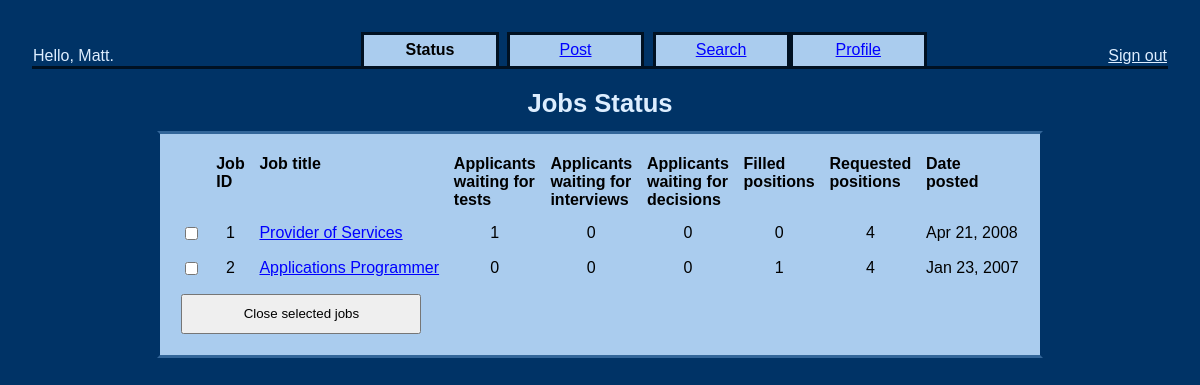
Screenshot of /recruiter_status.php (signed in) with the database file from the repository.
### tables this page shows
CREATE TABLE `CUSTOMER` (
  `USER_ID` int(11) NOT NULL auto_increment,
  `PASSWORD` varchar(32) NOT NULL,
  `EMAIL` varchar(220) NOT NULL,
  `NAME` varchar(255) NOT NULL,
  PRIMARY KEY  (`USER_ID`)
);

CREATE TABLE `JOB` (
  `JOB_ID` int(11) NOT NULL auto_increment,
  `POSTED_BY` int(11) NOT NULL,
  `POST_DATE` date NOT NULL,
  `TITLE` varchar(255) NOT NULL,
  `DESCRIPTION` varchar(500) default NULL,
  `INDUSTRY` int(11) default NULL,
  `MINIMUM_SALARY` int(11) NOT NULL,
  `TEST_TYPE` int(11) default NULL,
  `MIN_TEST_SCORE` int(11) default NULL,
  `EMAIL` varchar(220) NOT NULL,
  `PHONE` char(10) NOT NULL,
  `FAX` char(10) default NULL,
  `NUM_POSITIONS` int(11) NOT NULL default '0',
  `ACTIVE` tinyint(1) NOT NULL default '1',
  PRIMARY KEY  (`JOB_ID`),
  KEY `POSTED_BY` (`POSTED_BY`),
  KEY `INDUSTRY` (`INDUSTRY`),
  KEY `TEST_TYPE` (`TEST_TYPE`)
);

### www/db.php (called while the page is built, shortened)
<?php
class Database {
    private $dblink;
    function __construct() {
        $host = "localhost";
        $user = "CareerWorks";
        $pass = "pineapple";
        $db_name = "CareerWorks";
        $dblink = @mysql_connect($host, $user, $pass);
        $this->dblink = $dblink;
    }
    private function doQuery($query) {
        $result = mysql_query($query, $this->dblink);
        return $result;
    }
    public function get_customer_name($user_id) {
        $result = $this->doQuery(sprintf("
              SELECT  C.NAME
                FROM  CUSTOMER C
               WHERE  C.USER_ID = '%s';",
            mysql_real_escape_string($user_id)
        ));
        $row = mysql_fetch_assoc($result);
        return $row['NAME'];
    }
    public function recruiter_status($user_id) {
        $result = $this->doQuery("
          SELECT  J.JOB_ID,
                  J.TITLE,
                  J.POST_DATE,
                  J.NUM_POSITIONS,
                  J.POST_DATE
            FROM  JOB J" . sprintf("
           WHERE  J.POSTED_BY = '%s'
             AND  J.ACTIVE = '1';",
            mysql_real_escape_string($user_id)
        ));
        $jobs = array();
        while ($row = mysql_fetch_assoc($result)) {
            $jobs[] = array(
                'id' => $row['JOB_ID'],
                'title' => $row['TITLE'],
                'date' => strtotime($row['POST_DATE']),
                'requested' => $row['NUM_POSITIONS']
            );
        }
        return $jobs;
    }
    private function count_applications_with_status($job_id, $status) {
        $result = $this->doQuery(sprintf("
                     SELECT COUNT(*) AS C
                      FROM  APPLICATION A,
                            JOB J
                     WHERE  A.JOB_ID = J.JOB_ID
                       AND  A.STATUS = '%s'
                       AND  J.JOB_ID = '%s'",
                mysql_real_escape_string($status),
                mysql_real_escape_string($job_id)
        ));
        $row = mysql_fetch_assoc($result);
        return $row['C'];
    }
    public function count_waiting_for_test($job_id) {
        return $this->count_applications_with_status($job_id, '1');
    }
    public function count_waiting_for_interview($job_id) {
        return $this->count_applications_with_status($job_id, '2');
    }
    public function count_waiting_for_decision($job_id) {
        return $this->count_applications_with_status($job_id, '3');
    }
    public function count_filled_positions($job_id) {
        return $this->count_applications_with_status($job_id, '5');
    }
}
?>

### www/lib.php (called while the page is built, shortened)
<?
require_once('functions.php');
require_once('db.php');
$db = new Database();
?>

### www/functions.php (called while the page is built, shortened)
<?
function format_date($date) {
    return date("M j, Y", $date);
}
?>

### www/recruiter_status.php (the view, shortened to what this page needs)
<?
require_once('lib.php');
$jobs = $db->recruiter_status($_SESSION['user_id']);
?>
<!DOCTYPE HTML PUBLIC "-//W3C//DTD HTML 4.01//EN" "http://www.w3.org/TR/html4/strict.dtd">
<html>
  <head>
    <link rel="stylesheet" href="style.css" type="text/css"/>
  </head>
  <body><form action="recruiter_status.php" method="POST">
    <? $tab = 'status'; include('recruiter_header.php'); ?>
    <h1>Jobs Status</h1>
    <table class="box" cellpadding="8">
      <tr>
        <th></th>
        <th>Job<br/>ID</th>
        <th>Job&nbsp;title</th>
        <th>Applicants<br/>waiting&nbsp;for<br/>tests</th>
        <th>Applicants<br/>waiting&nbsp;for<br/>interviews</th>
        <th>Applicants<br/>waiting&nbsp;for<br/>decisions</th>
        <th>Filled<br/>positions</th>
        <th>Requested<br/>positions</th>
        <th>Date<br/>posted</th>
      </tr>
    <? foreach ($jobs as $job) { ?>
      <tr>
        <td><input type="checkbox" class="chk" name="job_<? echo $job['id']; ?>" /></td>
        <td style="text-align: center;">
          <? echo $job['id']; ?>
        </td>
        <td>
          <a href="job_update.php?job_id=<? echo $job['id']; ?>">
            <? echo $job['title']; ?></td>
        <td style="text-align: center;">
          <? echo $db->count_waiting_for_test($job['id']); ?>
        </td>
        <td style="text-align: center;">
          <? echo $db->count_waiting_for_interview($job['id']); ?>
        </td>
        <td style="text-align: center;">
          <? echo $db->count_waiting_for_decision($job['id']); ?>
        </td>
        <td style="text-align: center;">
          <? echo $db->count_filled_positions($job['id']); ?>
        </td>
        <td style="text-align: center;">
          <? echo ($job['requested'] != 0 ? $job['requested'] : '-'); ?>
        </td>
        <td style="white-space: nowrap;">
          <? echo format_date($job['date']); ?>
        </td>
      </tr>
    <? } ?>
      <tr>
        <td colspan="9">
          <input type="submit" value="Close selected jobs" class="btn" />
        </td>
      </tr>
    </table>
  </form>
  </body>
</html>

### www/recruiter_header.php
<? require_once('lib.php'); ?>
<table class="header" cellspacing="0">
  <tr>
    <td class="hello">
      Hello, <? echo $db->get_customer_name($_SESSION['user_id']); ?>.
    </td>
    <td class="tab<? if ($tab == 'status') { echo 'Selected'; } ?>">
      <a href="recruiter_status.php">Status</a>
    </td>
    <td class="tabSpace">
    </td>
    <td class="tab<? if ($tab == 'post') { echo 'Selected'; } ?>">
      <a href="post_job.php">Post</a>
    </td>
    <td class="tabSpace">
    </td>
    <td class="tab<? if ($tab == 'search') { echo 'Selected'; } ?>">
      <a href="applicant_search.php">Search</a>
    </td>
    <td class="tab<? if ($tab == 'profile') { echo 'Selected'; } ?>">
      <a href="recruiter_profile.php">Profile</a>
    </td>
    <td class="signOut">
      <a href="sign_out.php">Sign out</a>
    </td>
  </tr>
</table>

### www/style.css (style rules this page uses)
body, div, td, span, h1, h2, h3, h4, h5, h6 { font-family: sans-serif; }
a { color: blue; }
html { margin: 0; padding: 0; }
body { background-color: #036; margin: 0; padding: 2em; text-align: center; }
td, th { text-align: left; vertical-align: top; }
form { margin: 0; padding: 0; }
h1 { text-align: center; font-size: 1.6em; margin: .8em 0 0 0; color: #def; }
.box { border-width: .2em; border-color: #369 #036 #369 #036; border-style: solid; background-color: #ace; padding: .8em; }
.box td, .box th { padding: .4em; text-align: left; vertical-align: top; }
table.box { margin: .8em auto 0 auto; }
input { width: 240px; }
input.chk { width: auto; }
input.btn { height: 3em; }
.header { width: 100%; border-style: solid; border-color: #012; border-width: 0 0 .2em 0; }
.header .hello { text-align: left; vertical-align: bottom; color: #def; }
.header .signOut a { color: #def; }
.header .signOut { text-align: right; vertical-align: bottom; }
.header .tab, .header .tabSelected { text-align: center; vertical-align: middle; width: 8em; border-style: solid; border-color: #012; border-width: .2em .2em 0 .2em; background-color: #ace; padding: .4em .1em .4em .1em; }
.header .tabSelected { font-weight: bold; }
.header .tabSelected a { color: black; text-decoration: none; }
.header .tabSpace { width: .4em; }

### rows the page displays
customer: NAME "Matt"
job: JOB_ID "1", TITLE "Provider of Services", count_waiting_for_interview "0", count_waiting_for_decision "0", count_filled_positions "0", NUM_POSITIONS "4", date "Apr 21, 2008"
job: JOB_ID "2", TITLE "Applications Programmer", count_waiting_for_test "0", count_waiting_for_interview "0", count_waiting_for_decision "0", count_filled_positions "1", NUM_POSITIONS "4", date "Jan 23, 2007"
